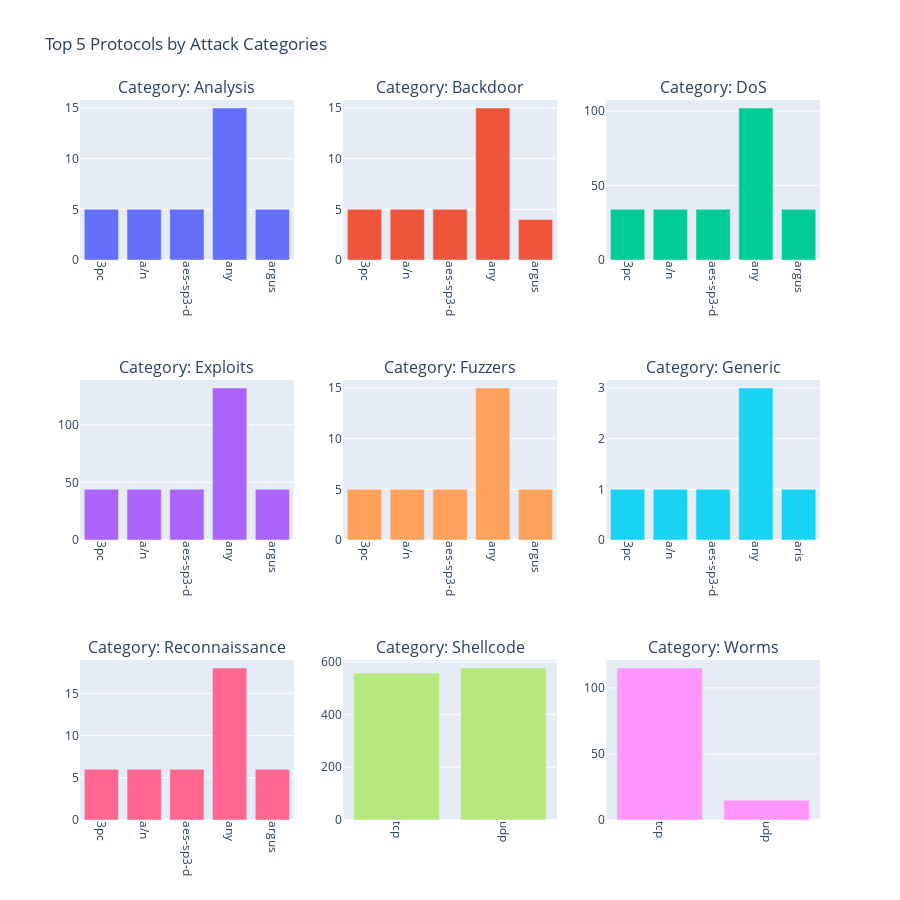

Write notebook code for a chart like this one.
### Code cell
fig = make_subplots(rows=3,
                    cols=3,
                    subplot_titles=('Category: Analysis',
                                    'Category: Backdoor',
                                    'Category: DoS',
                                    'Category: Exploits',
                                    'Category: Fuzzers',
                                    'Category: Generic',
                                    'Category: Reconnaissance',
                                    'Category: Shellcode',
                                    'Category: Worms'
                                    )
                    )


categories = [
    'Analysis',
    'Backdoor',
    'DoS',
    'Exploits',
    'Fuzzers',
    'Generic',
    'Reconnaissance',
    'Shellcode',
    'Worms'
]


positions = [
    (1, 1),
    (1, 2),
    (1, 3),
    (2, 1),
    (2, 2),
    (2, 3),
    (3, 1),
    (3, 2),
    (3, 3)
]

# Loop through the categories and create a bar plot for each one (top 5 protocols)
for i, category in enumerate(categories):
    # Filter the dataframe for each attack category and take the top 5 protocols
    df_filtered = df_attacks_cat_proto[df_attacks_cat_proto['attack_cat'] == category][:5]

    fig.add_trace(go.Bar(
        x=df_filtered['proto'],
        y=df_filtered['Count'],
        name=category,
        marker_color=px.colors.qualitative.Plotly[i]
    ),
        row=positions[i][0],
        col=positions[i][1]
    )


fig.update_layout(height=900,
                  width=900,
                  title_text="Top 5 Protocols by Attack Categories",
                  showlegend=False
                  )


fig.update_xaxes(tickangle=90)


fig.show()

### Figure 1 — Plotly figure (JSON) as saved in the notebook; plotly's stock layout.template omitted (floating-point values rounded to 4 significant figures)
{"data": [{"marker": {"color": "#636EFA"}, "name": "Analysis", "type": "bar", "x": ["3pc", "a/n", "aes-sp3-d", "any", "argus"], "xaxis": "x", "y": [5, 5, 5, 15, 5], "yaxis": "y"}, {"marker": {"color": "#EF553B"}, "name": "Backdoor", "type": "bar", "x": ["3pc", "a/n", "aes-sp3-d", "any", "argus"], "xaxis": "x2", "y": [5, 5, 5, 15, 4], "yaxis": "y2"}, {"marker": {"color": "#00CC96"}, "name": "DoS", "type": "bar", "x": ["3pc", "a/n", "aes-sp3-d", "any", "argus"], "xaxis": "x3", "y": [34, 34, 34, 102, 34], "yaxis": "y3"}, {"marker": {"color": "#AB63FA"}, "name": "Exploits", "type": "bar", "x": ["3pc", "a/n", "aes-sp3-d", "any", "argus"], "xaxis": "x4", "y": [44, 44, 44, 132, 44], "yaxis": "y4"}, {"marker": {"color": "#FFA15A"}, "name": "Fuzzers", "type": "bar", "x": ["3pc", "a/n", "aes-sp3-d", "any", "argus"], "xaxis": "x5", "y": [5, 5, 5, 15, 5], "yaxis": "y5"}, {"marker": {"color": "#19D3F3"}, "name": "Generic", "type": "bar", "x": ["3pc", "a/n", "aes-sp3-d", "any", "aris"], "xaxis": "x6", "y": [1, 1, 1, 3, 1], "yaxis": "y6"}, {"marker": {"color": "#FF6692"}, "name": "Reconnaissance", "type": "bar", "x": ["3pc", "a/n", "aes-sp3-d", "any", "argus"], "xaxis": "x7", "y": [6, 6, 6, 18, 6], "yaxis": "y7"}, {"marker": {"color": "#B6E880"}, "name": "Shellcode", "type": "bar", "x": ["tcp", "udp"], "xaxis": "x8", "y": [557, 576], "yaxis": "y8"}, {"marker": {"color": "#FF97FF"}, "name": "Worms", "type": "bar", "x": ["tcp", "udp"], "xaxis": "x9", "y": [115, 15], "yaxis": "y9"}], "layout": {"annotations": [{"font": {"size": 16}, "showarrow": false, "text": "Category: Analysis", "x": 0.1444, "xanchor": "center", "xref": "paper", "y": 1, "yanchor": "bottom", "yref": "paper"}, {"font": {"size": 16}, "showarrow": false, "text": "Category: Backdoor", "x": 0.5, "xanchor": "center", "xref": "paper", "y": 1, "yanchor": "bottom", "yref": "paper"}, {"font": {"size": 16}, "showarrow": false, "text": "Category: DoS", "x": 0.8556, "xanchor": "center", "xref": "paper", "y": 1, "yanchor": "bottom", "yref": "paper"}, {"font": {"size": 16}, "showarrow": false, "text": "Category: Exploits", "x": 0.1444, "xanchor": "center", "xref": "paper", "y": 0.6111, "yanchor": "bottom", "yref": "paper"}, {"font": {"size": 16}, "showarrow": false, "text": "Category: Fuzzers", "x": 0.5, "xanchor": "center", "xref": "paper", "y": 0.6111, "yanchor": "bottom", "yref": "paper"}, {"font": {"size": 16}, "showarrow": false, "text": "Category: Generic", "x": 0.8556, "xanchor": "center", "xref": "paper", "y": 0.6111, "yanchor": "bottom", "yref": "paper"}, {"font": {"size": 16}, "showarrow": false, "text": "Category: Reconnaissance", "x": 0.1444, "xanchor": "center", "xref": "paper", "y": 0.2222, "yanchor": "bottom", "yref": "paper"}, {"font": {"size": 16}, "showarrow": false, "text": "Category: Shellcode", "x": 0.5, "xanchor": "center", "xref": "paper", "y": 0.2222, "yanchor": "bottom", "yref": "paper"}, {"font": {"size": 16}, "showarrow": false, "text": "Category: Worms", "x": 0.8556, "xanchor": "center", "xref": "paper", "y": 0.2222, "yanchor": "bottom", "yref": "paper"}], "height": 900, "showlegend": false, "title": {"text": "Top 5 Protocols by Attack Categories"}, "width": 900, "xaxis": {"anchor": "y", "domain": [0, 0.2889], "tickangle": 90}, "xaxis2": {"anchor": "y2", "domain": [0.3556, 0.6444], "tickangle": 90}, "xaxis3": {"anchor": "y3", "domain": [0.7111, 1], "tickangle": 90}, "xaxis4": {"anchor": "y4", "domain": [0, 0.2889], "tickangle": 90}, "xaxis5": {"anchor": "y5", "domain": [0.3556, 0.6444], "tickangle": 90}, "xaxis6": {"anchor": "y6", "domain": [0.7111, 1], "tickangle": 90}, "xaxis7": {"anchor": "y7", "domain": [0, 0.2889], "tickangle": 90}, "xaxis8": {"anchor": "y8", "domain": [0.3556, 0.6444], "tickangle": 90}, "xaxis9": {"anchor": "y9", "domain": [0.7111, 1], "tickangle": 90}, "yaxis": {"anchor": "x", "domain": [0.7778, 1]}, "yaxis2": {"anchor": "x2", "domain": [0.7778, 1]}, "yaxis3": {"anchor": "x3", "domain": [0.7778, 1]}, "yaxis4": {"anchor": "x4", "domain": [0.3889, 0.6111]}, "yaxis5": {"anchor": "x5", "domain": [0.3889, 0.6111]}, "yaxis6": {"anchor": "x6", "domain": [0.3889, 0.6111]}, "yaxis7": {"anchor": "x7", "domain": [0, 0.2222]}, "yaxis8": {"anchor": "x8", "domain": [0, 0.2222]}, "yaxis9": {"anchor": "x9", "domain": [0, 0.2222]}}}
